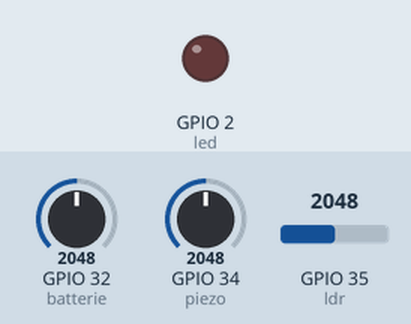
Bench run of a program on a simulated ESP32 board running MicroPython. On the bench: output pins drawn as LEDs (lit = HIGH). Wiring (from the project's diagram.json): red LED on GPIO 2, potentiometer on GPIO 32, potentiometer on GPIO 34, light sensor on GPIO 35. The inputs (shaded band) are chosen by the test bench; at power-on: GPIO 35 (ldr) = 2048, GPIO 34 (piezo) = 2048, GPIO 32 (batterie) = 2048 (analog values on the 0–4095 scale). WiFi joins after 1.5 s; requests to the public web service named in the program get a made-up reply in its usual format after 0.4 s (London, UTC, broken clouds, 64 % humidity, 1013 hPa unless stated); the clock reads 2024-03-15 10:24:30 at power-on unless the program sets it; what the program prints to the serial console is not drawn.

Above: at 2.7 s.
2.8 s: GPIO 35 (ldr) set to 491
At 3.7 s:
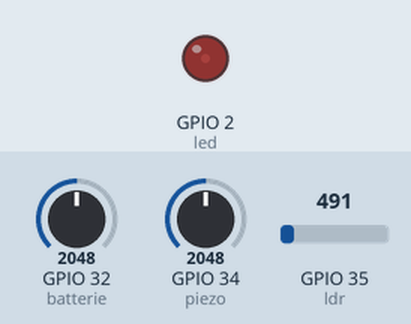
4.3 s: GPIO 34 (piezo) set to 1798
5.8 s: GPIO 34 (piezo) set to 1706
7.3 s: GPIO 34 (piezo) set to 1935
8.8 s: GPIO 34 (piezo) set to 2049
10.3 s: GPIO 34 (piezo) set to 1460
At 10.8 s:
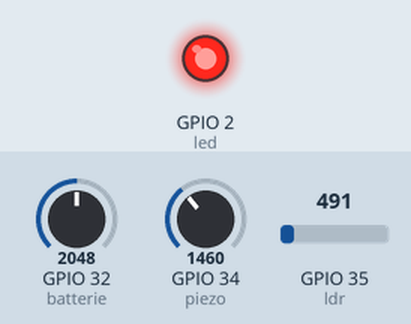
Timing chart, 0 to 16.5 s (numbered marks = the images above; inputs shaded):
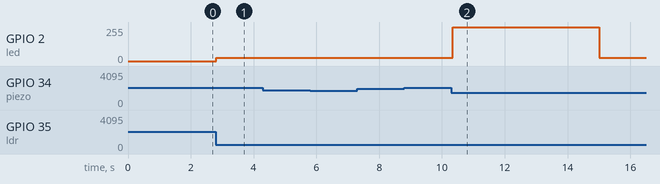

Measured:
- after the input at 2.8 s, GPIO 2 (led): 0/255 → 25/255 at once
- after the input at 4.3 s, every drawn part: stays the same
- after the input at 5.8 s, every drawn part: stays the same
- after the input at 7.3 s, every drawn part: stays the same
- after the input at 8.8 s, every drawn part: stays the same
- after the input at 10.3 s, GPIO 2 (led): 25/255 → 255/255 at once, → 25/255 4.7 s later

The program:

main.py
```python
from machine import Pin, ADC, PWM
import time
import network
import urequests

# --- 1. Configuration Wi-Fi (Wokwi) ---
WIFI_SSID = "Wokwi-GUEST"
WIFI_PASS = ""

# --- 2. Configuration ThingSpeak ---
THINGSPEAK_API_KEY = "HT8W129W9DBESWWQ"
THINGSPEAK_URL = "http://api.thingspeak.com/update"

# --- # --- 3. Configuration des broches ---
piezo = ADC(Pin(34))
piezo.atten(ADC.ATTN_11DB)
batterie = ADC(Pin(32))
batterie.atten(ADC.ATTN_11DB)
ldr = ADC(Pin(35))
ldr.atten(ADC.ATTN_11DB)
led = PWM(Pin(2), freq=1000)
led.duty(0)

# --- 4. Paramètres de logique ---
DELTA_THRESHOLD = 300
DARK_THRESHOLD = 1000         # Ajusté à 1000 pour Wokwi
HOLD_TIME = 5
BATTERY_MIN = 1500

last_piezo = 0
last_trigger_time = 0
last_status = ""

# --- 5. Fonctions ---
def connect_wifi():
    print("Connexion au Wi-Fi...", end="")
    wlan = network.WLAN(network.STA_IF)
    wlan.active(True)
    wlan.connect(WIFI_SSID, WIFI_PASS)
    while not wlan.isconnected():
        time.sleep(0.5)
        print(".", end="")
    print("\nWi-Fi connecté ! IP:", wlan.ifconfig()[0])

def envoyer_donnees_thingspeak(ldr_val, bat_val, led_state, alerte_code):
    try:
        url = f"{THINGSPEAK_URL}?api_key={THINGSPEAK_API_KEY}&field1={ldr_val}&field2={bat_val}&field3={led_state}&field4={alerte_code}"
        response = urequests.get(url)
        print(f"📡 [ThingSpeak] Envoi OK (Code: {alerte_code}) - Status: {response.status_code}")
        response.close()
    except Exception as e:
        print("Erreur ThingSpeak:", e)

# --- 6. Démarrage ---
connect_wifi()
print("Système d'éclairage routier IoT démarré")

while True:
    ldr_val = ldr.read()
    piezo_val = piezo.read()
    bat_val = batterie.read()

    delta = abs(piezo_val - last_piezo)
    last_piezo = piezo_val

    is_dark = ldr_val < DARK_THRESHOLD
    motion_detected = delta > DELTA_THRESHOLD
    has_energy = bat_val > BATTERY_MIN

    now = time.time()
    current_status = ""
    alerte_code = 0

    # --- LOGIQUE D'ÉCLAIRAGE ET D'ALERTE ---
    if not is_dark:
        led.duty(0)
        current_status = f"Jour (LDR={ldr_val}) : Lumiere eteinte"
        alerte_code = 0

    elif not has_energy:
        led.duty(0)
        current_status = f"Nuit / Batterie FAIBLE ({bat_val}) : Lumiere eteinte"
        alerte_code = 2

    elif motion_detected and has_energy:
        led.duty(1023)
        last_trigger_time = now
        current_status = f"Nuit + Mouvement + Batterie OK ({bat_val}) : Lumiere ALLUMEE"
        alerte_code = 1

    elif now - last_trigger_time < HOLD_TIME and has_energy:
        current_status = f"Minuteur en cours ({int(HOLD_TIME - (now - last_trigger_time))}s) : Lumiere ALLUMEE"
        alerte_code = 1

    else:
        led.duty(100)
        current_status = f"Nuit / Batterie OK ({bat_val}) / Pas de mouvement : VEILLE"
        alerte_code = 0

    # --- AFFICHAGE LOCAL ET ENVOI CLOUD ---
    if current_status != last_status:
        print(current_status)
        last_status = current_status

        led_state = 1 if led.duty() > 500 else 0
        envoyer_donnees_thingspeak(ldr_val, bat_val, led_state, alerte_code)

    time.sleep_ms(50)
```
